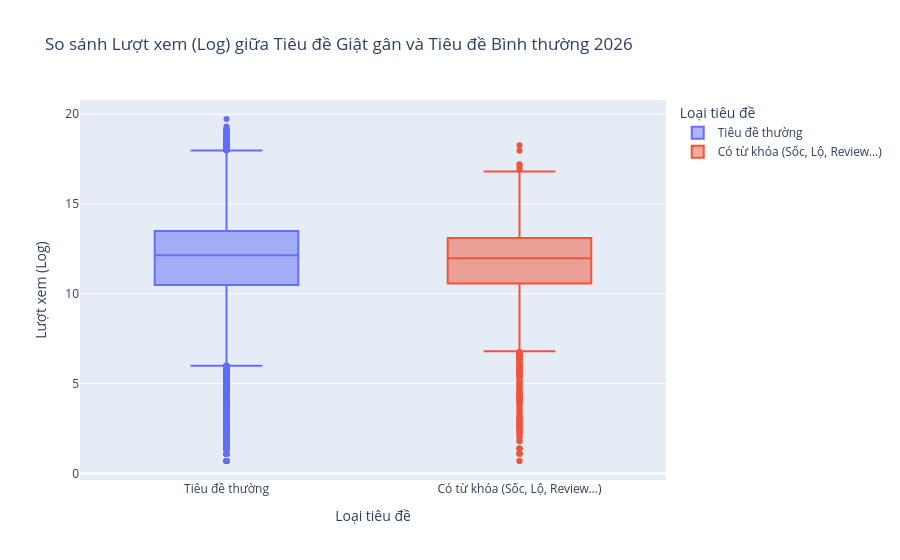

Notebook source saved alongside this figure:
### Code cell
import pandas as pd
import numpy as np
import re
import plotly.express as px
from scipy import stats
from sqlalchemy import create_engine
import warnings
warnings.filterwarnings('ignore')

# ==========================================
# 0. KHỞI TẠO KẾT NỐI DATABASE
# ==========================================
PG_URI = "postgresql+psycopg2://youtube_user:youtube_pass@localhost:5432/youtube_analysis"
engine = create_engine(PG_URI)

print("1. ĐANG HÚT DỮ LIỆU ĐỒNG THỜI CHO RQ3...")
query_rq3 = """
WITH latest_metrics AS (
    SELECT video_id, view_count, ROW_NUMBER() OVER(PARTITION BY video_id ORDER BY crawled_at DESC) as rn
    FROM fact_youtube_metrics
    WHERE view_count > 0
)
SELECT d.video_id, d.title, d.publish_at, f.view_count
FROM dim_video d
JOIN latest_metrics f ON d.video_id = f.video_id
WHERE f.rn = 1 
  AND d.publish_at >= '2026-01-01';
"""
df_rq3 = pd.read_sql(query_rq3, engine)

print("2. FEATURE ENGINEERING: TÌM TỪ KHÓA GIẬT GÂN TOÀN CẦU (GLOBAL REGEX)...")
# Bộ lọc Clickbait cho 9+ quốc gia
keywords = (
    # Tiếng Anh (US, GB, IN)
    r"shocking|leaked|omg|insane|exposed|secret|truth|unbelievable|mind blowing|" 
    # Tiếng Đức (DE)
    r"schockierend|geheim|enthüllt|wahnsinn|krass|" 
    # Tiếng Bồ Đào Nha (BR)
    r"chocante|vazou|segredo|incrível|revelado|" 
    # Tiếng Indonesia (ID)
    r"bocor|mengejutkan|rahasia|terungkap|gila|"
    # Tiếng Nhật (JP)
    r"衝撃|暴露|秘密|ヤバい|流出|"
    # Tiếng Hàn (KR)
    r"충격|유출|비밀|폭로|"
    # Tiếng Thái (TH)
    r"ช็อก|หลุด|ความลับ|ตะลึง|"
    # Tiếng Hindi (IN)
    r"हैरान|लीक|रहस्य|खुलासा|"
    # Tiếng Việt (VN)
    r"sốc|lộ|review|bất ngờ|kỳ lạ|kinh hoàng"
)

# Quét qua toàn bộ Title của 9 quốc gia
df_rq3['has_clickbait'] = df_rq3['title'].str.contains(keywords, flags=re.IGNORECASE, regex=True, na=False)

# Biến đổi Logarit cho View
df_rq3['log_view_count'] = np.log1p(df_rq3['view_count'])

print("3. KIỂM ĐỊNH THỐNG KÊ MANN-WHITNEY U...")
clickbait_views = df_rq3[df_rq3['has_clickbait'] == True]['log_view_count']
normal_views = df_rq3[df_rq3['has_clickbait'] == False]['log_view_count']

stat, p_val_rq3 = stats.mannwhitneyu(clickbait_views, normal_views, alternative='greater')

print("-" * 50)
print(f"P-value = {p_val_rq3:.10f}")
if p_val_rq3 < 0.05:
    print("✅ KẾT LUẬN: Video có từ khóa giật gân thu hút lượng view CAO HƠN CÓ Ý NGHĨA so với video bình thường.")
else:
    print("❌ KẾT LUẬN: Từ khóa giật gân không mang lại sự khác biệt đáng kể về lượt xem trung vị.")

print("\n4. VẼ BIỂU ĐỒ BOXPLOT...")
df_rq3['label'] = df_rq3['has_clickbait'].map({True: 'Có từ khóa (Sốc, Lộ, Review...)', False: 'Tiêu đề thường'})

fig_rq3 = px.box(
    df_rq3, 
    x="label", 
    y="log_view_count", 
    color="label",
    title="So sánh Lượt xem (Log) giữa Tiêu đề Giật gân và Tiêu đề Bình thường 2026",
    labels={"label": "Loại tiêu đề", "log_view_count": "Lượt xem (Log)"},
)
fig_rq3.show()

### Figure 1 — Plotly figure (JSON) as saved in the notebook; plotly's stock layout.template omitted (floating-point values rounded to 4 significant figures; data arrays with more than 128 entries replaced by an {"elided": "..."} marker saying what was removed)
{"data": [{"alignmentgroup": "True", "hovertemplate": "Loại tiêu đề=%{x}<br>Lượt xem (Log)=%{y}<extra></extra>", "legendgroup": "Tiêu đề thường", "marker": {"color": "#636efa"}, "name": "Tiêu đề thường", "notched": false, "offsetgroup": "Tiêu đề thường", "orientation": "v", "showlegend": true, "type": "box", "x": {"elided": "85482 str values"}, "x0": " ", "xaxis": "x", "y": {"elided": "85482 float values"}, "y0": " ", "yaxis": "y"}, {"alignmentgroup": "True", "hovertemplate": "Loại tiêu đề=%{x}<br>Lượt xem (Log)=%{y}<extra></extra>", "legendgroup": "Có từ khóa (Sốc, Lộ, Review...)", "marker": {"color": "#EF553B"}, "name": "Có từ khóa (Sốc, Lộ, Review...)", "notched": false, "offsetgroup": "Có từ khóa (Sốc, Lộ, Review...)", "orientation": "v", "showlegend": true, "type": "box", "x": {"elided": "3988 str values"}, "x0": " ", "xaxis": "x", "y": {"elided": "3988 float values"}, "y0": " ", "yaxis": "y"}], "layout": {"boxmode": "overlay", "legend": {"title": {"text": "Loại tiêu đề"}, "tracegroupgap": 0}, "title": {"text": "So sánh Lượt xem (Log) giữa Tiêu đề Giật gân và Tiêu đề Bình thường 2026"}, "xaxis": {"anchor": "y", "categoryarray": ["Tiêu đề thường", "Có từ khóa (Sốc, Lộ, Review...)"], "categoryorder": "array", "domain": [0, 1], "title": {"text": "Loại tiêu đề"}}, "yaxis": {"anchor": "x", "domain": [0, 1], "title": {"text": "Lượt xem (Log)"}}}}
